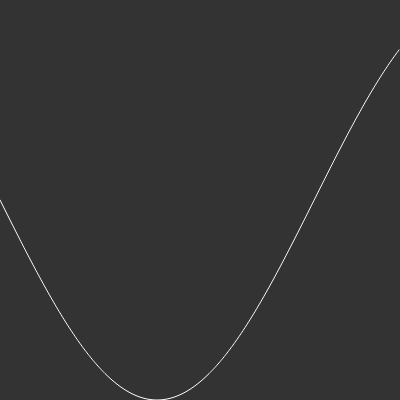
Frame 1 (no input)
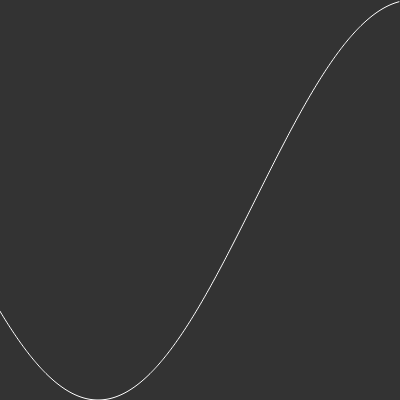
Frame 60 (no input)
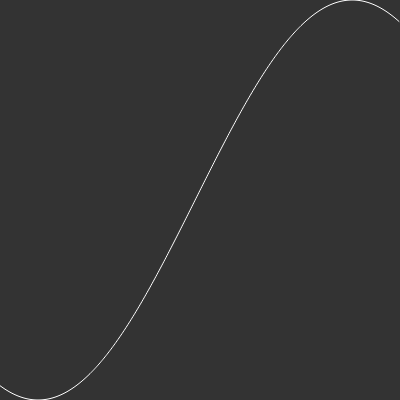
Frame 120 (the mouse pressed at the canvas centre since frame 60)

The p5.js sketch that drew these frames (run headless with seeded random() and noise() and a simulated clock; from frame 60 on, the mouse is pressed at the canvas centre):

// p5.js sketch
// ── sketch.js
var inc = 0.01;
var start = 0;
function setup() {
   createCanvas(400, 400); 
   
}

function draw() {
   background(51);
   stroke(255);
   noFill();
   beginShape();
   var xoff = start;
   for(var x = 0; x < width; x++) {
      //var y = random(height);
      //var y = noise(xoff) * height;
      var y = height/2 + sin(xoff) * height/2;
      stroke(255);
      //point(x, y);
      vertex(x, y);
      xoff += inc;
   }
   endShape();

   start += inc;

   //noLoop();
   
}
